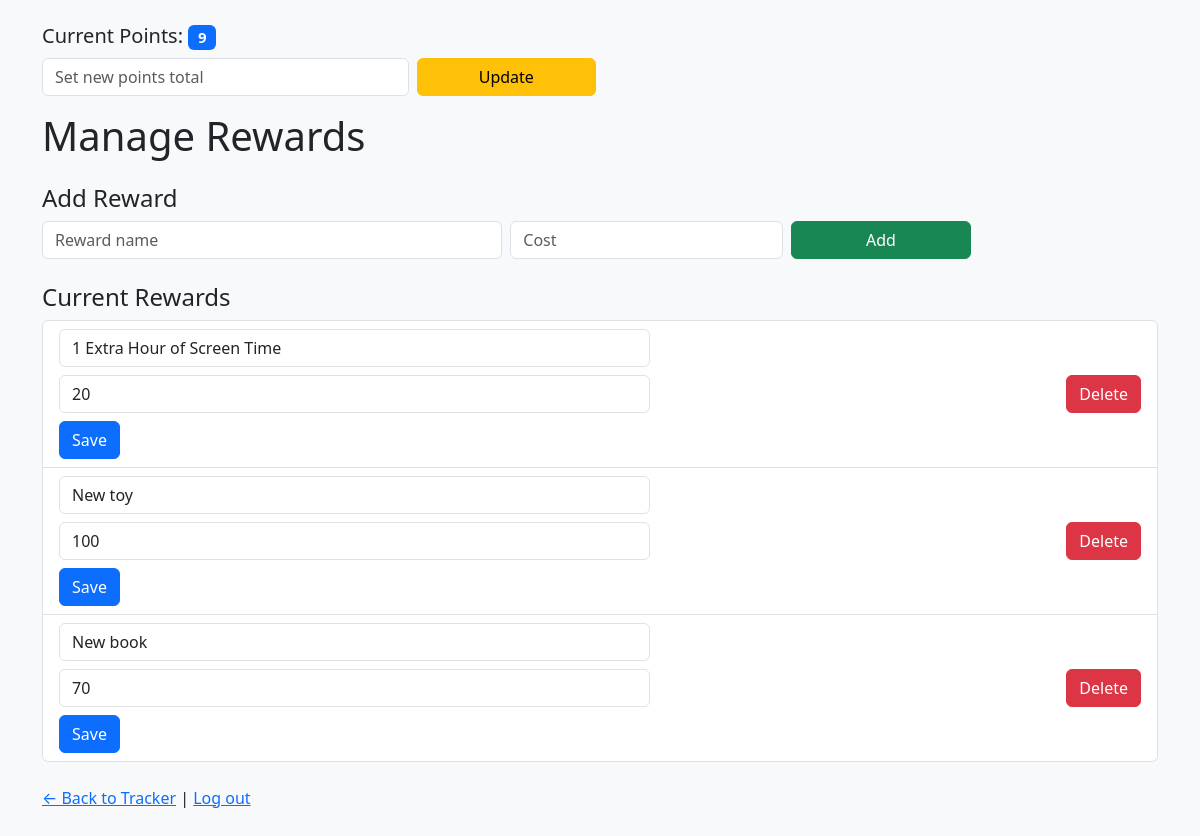
Screenshot of /rewards (signed in) with the database file from the repository.
### app.py (models this page shows)
class Reward(db.Model):
    id = db.Column(db.Integer, primary_key=True)
    name = db.Column(db.String(100))
    cost = db.Column(db.Integer)

### app.py (the view)
@app.route("/rewards", methods=["GET", "POST"])
def manage_rewards():
    if not session.get("admin_authenticated"):
        return redirect(url_for("admin_login"))
    rewards = Reward.query.order_by(Reward.id).all()
    points = Points.query.first()
    return render_template("rewards.html", rewards=rewards, current_points=points.total if points else 0)

### templates/rewards.html (shortened to what this page needs)
<!DOCTYPE html>
<html lang="en">
<head>
  <link href="https://cdn.jsdelivr.net/npm/bootstrap@5.3.0/dist/css/bootstrap.min.css" rel="stylesheet">
</head>
<body class="bg-light">
  <div class="container py-4">
<div class="mb-3">
  <h5>Current Points: <span class="badge bg-primary">{{ current_points }}</span></h5>
  <form method="post" action="{{ url_for('update_points') }}" class="row g-2">
    <div class="col-sm-4">
      <input type="number" name="new_total" class="form-control" placeholder="Set new points total" required>
    </div>
    <div class="col-sm-2">
      <button class="btn btn-warning w-100" type="submit">Update</button>
    </div>
  </form>
</div>
    <h1 class="mb-4">Manage Rewards</h1>
    <h4>Add Reward</h4>
    <form method="post" action="{{ url_for('add_reward') }}" class="mb-4 row g-2">
      <div class="col-sm-5">
        <input type="text" name="name" class="form-control" placeholder="Reward name" required>
      </div>
      <div class="col-sm-3">
        <input type="number" name="cost" class="form-control" placeholder="Cost" required>
      </div>
      <div class="col-sm-2">
        <button class="btn btn-success w-100" type="submit">Add</button>
      </div>
    </form>
    <h4>Current Rewards</h4>
    <ul class="list-group">
      {% for reward in rewards %}
        <li class="list-group-item d-flex justify-content-between align-items-center">
          <form method="post" action="{{ url_for('edit_reward', reward_id=reward.id) }}" class="d-flex flex-wrap gap-2 m-0">
            <input type="text" name="name" value="{{ reward.name }}" class="form-control" required>
            <input type="number" name="cost" value="{{ reward.cost }}" class="form-control" required>
            <button class="btn btn-primary" type="submit">Save</button>
          </form>
          <form method="post" action="{{ url_for('delete_reward', reward_id=reward.id) }}" class="m-0 ms-2">
            <button class="btn btn-danger" type="submit" onclick="return confirm('Delete this reward?')">Delete</button>
          </form>
        </li>
      {% endfor %}
    </ul>
    <p class="mt-4"><a href="{{ url_for('index') }}">← Back to Tracker</a> | <a href="{{ url_for('admin_logout') }}">Log out</a></p>
  </div>
</body>
</html>

### rows the page displays
Reward: name "1 Extra Hour of Screen Time", cost "20"
Reward: name "New toy", cost "100"
Reward: name "New book", cost "70"

### other values shown
{{ current_points }} "9"
